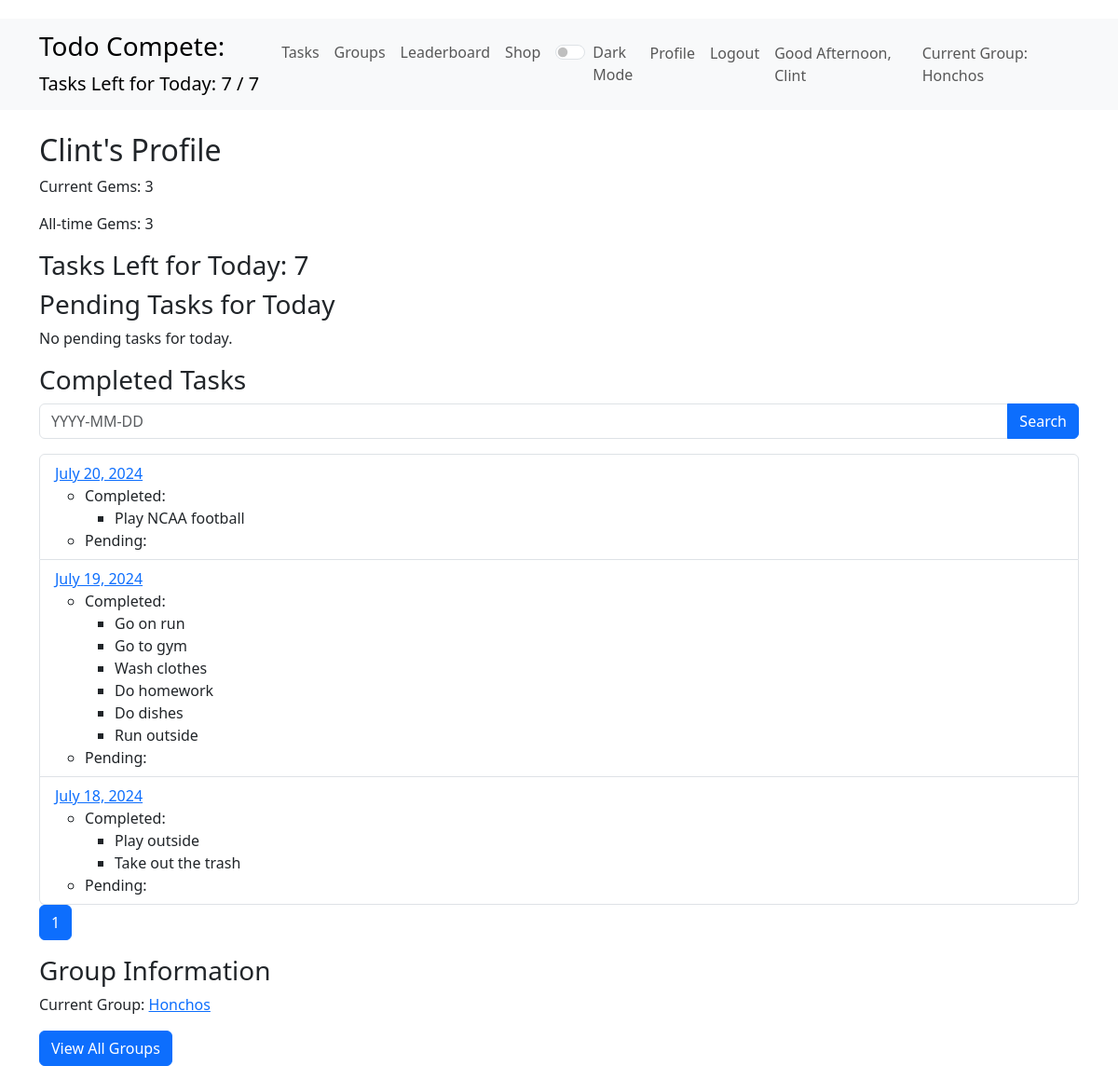
The app's page /profile/Clint (signed in) with its own data.
### todo_app/models.py (models this page shows, shortened)
class User(AbstractUser):
    pass

class UserProfile(models.Model):
    user = models.OneToOneField(User, on_delete=models.CASCADE)
    gems = models.IntegerField(default=0)  # This represents current gems
    all_time_gems = models.IntegerField(default=0)  # This reperesents the all time gems
    daily_task_limit = models.IntegerField(default=5)
    task_limit_increases = models.IntegerField(default=0)
    current_group = models.ForeignKey(Group, on_delete=models.SET_NULL, null=True, blank=True, related_name='current_members')

class Group(models.Model):
    name = models.CharField(max_length=100, unique=True)
    description = models.TextField(blank=True)
    creator = models.ForeignKey(User, on_delete=models.CASCADE, related_name='created_groups')
    members = models.ManyToManyField(User, related_name='joined_groups')
    created_at = models.DateTimeField(auto_now_add=True)

class Task(models.Model):
    user = models.ForeignKey(User, on_delete=models.CASCADE)
    title = models.CharField(max_length=200)
    completed = models.BooleanField(default=False)
    created_at = models.DateTimeField(auto_now_add=True)
    completion_date = models.DateField(null=True, blank=True)

### todo_app/views.py (the view)
# urls.py: path('profile/<str:username>', views.profile_view, name='profile'),
@login_required
def profile_view(request, username):
    user = User.objects.get(username=username)
    today = timezone.now().date()
    completed_tasks = Task.objects.filter(user=user, completed=True).order_by('-completion_date')
    pending_tasks_today = Task.objects.filter(user=user, completed=False, created_at__date=today)
    all_tasks_today = Task.objects.filter(user=user, created_at__date=today)
    tasks_left_today = user.userprofile.daily_task_limit - all_tasks_today.count()
    paginator = Paginator(completed_tasks, 10)
    page_number = request.GET.get('page')
    page_obj = paginator.get_page(page_number)
    grouped_tasks = {}
    for task in completed_tasks:
        date = task.completion_date
        if date not in grouped_tasks:
            grouped_tasks[date] = {'completed': [], 'pending': []}
        grouped_tasks[date]['completed'].append(task)
    for task in pending_tasks_today:
        date = task.created_at.date()
        if date not in grouped_tasks:
            grouped_tasks[date] = {'completed': [], 'pending': []}
        grouped_tasks[date]['pending'].append(task)
    return render(request, 'todo_app/profile.html', {
        'profile_user': user,
        'grouped_tasks': grouped_tasks,
        'tasks_left_today': tasks_left_today,
        'current_gems': user.userprofile.gems,
        'all_time_gems': user.userprofile.all_time_gems,
        'page_obj': page_obj,
        'daily_task_limit': user.userprofile.daily_task_limit,
        'current_group': user.userprofile.current_group,
    })

### todo_app/context_processors.py (called while the page is built)
def task_info(request):
    if request.user.is_authenticated:
        today = timezone.now().date()
        tasks = Task.objects.filter(user=request.user, created_at__date=today)
        daily_limit = request.user.userprofile.daily_task_limit
        tasks_left_today = daily_limit - tasks.count()
        return {
            'tasks_left_today': tasks_left_today,
            'daily_task_limit': daily_limit,
            'current_gems': request.user.userprofile.gems,
        }
    return {}

### todo_app/templates/todo_app/profile.html (shortened to what this page needs)
{% extends 'todo_app/layout.html' %}
{% block content %}
<h2>{{ profile_user.username }}'s Profile</h2>
<p>Current Gems: {{ current_gems }}</p>
<p>All-time Gems: {{ all_time_gems }}</p>
<h3>Tasks Left for Today: {{ tasks_left_today }}</h3>
<h3>Pending Tasks for Today</h3>
{% if pending_tasks_today %}
    <ul class="list-group">
        {% for task in pending_tasks_today %}
            <li class="list-group-item">{{ task.title }}</li>
        {% endfor %}
    </ul>
{% else %}
    <p>No pending tasks for today.</p>
{% endif %}
<h3>Completed Tasks</h3>
<form method="get" action="{% url 'profile' profile_user.username %}">
    <div class="input-group mb-3">
        <input type="text" name="search_date" class="form-control" placeholder="YYYY-MM-DD">
        <button type="submit" class="btn btn-primary">Search</button>
    </div>
</form>
{% if grouped_tasks %}
    <ul class="list-group">
        {% for date, tasks in grouped_tasks.items %}
            <li class="list-group-item">
                <a href="{% url 'tasks_by_date' profile_user.username date %}">
                    {{ date }}
                </a>
                <ul>
                    <li>Completed:</li>
                    <ul>
                        {% for task in tasks.completed %}
                            <li>{{ task.title }}</li>
                        {% endfor %}
                    </ul>
                    <li>Pending:</li>
                </ul>
            </li>
        {% endfor %}
    </ul>
    <nav aria-label="Page navigation">
        <ul class="pagination">
            {% for num in page_obj.paginator.page_range %}
                <li class="page-item {% if page_obj.number == num %}active{% endif %}">
                    <a class="page-link" href="?page={{ num }}">{{ num }}</a>
                </li>
            {% endfor %}
        </ul>
    </nav>
{% else %}
    <p>No completed tasks.</p>
{% endif %}
<h3>Group Information</h3>
{% if current_group %}
    <p>Current Group: <a href="{% url 'group_detail' current_group.id %}">{{ current_group.name }}</a></p>
{% else %}
    <p>Not currently in a group</p>
{% endif %}
<a href="{% url 'group_list' %}" class="btn btn-primary">View All Groups</a>
{% endblock %}

### todo_app/templates/todo_app/layout.html (shortened to what this page needs)
{% load static %}
<!DOCTYPE html>
<html lang="en">
<head>
    <link rel="stylesheet" href="https://cdnjs.cloudflare.com/ajax/libs/bootstrap/5.3.0/css/bootstrap.min.css">
    <link rel="stylesheet" href="{% static 'css/styles.css' %}">
</head>
<body>
    <nav class="navbar navbar-expand-lg navbar-light bg-light">
        <div class="container">
            <a class="navbar-brand">
                <b><h3>Todo Compete:</h3></b>
                {% if user.is_authenticated %}
                    Tasks Left for Today: {{ tasks_left_today }} / {{ daily_task_limit }}
                {% endif %}
            </a>
            <div class="collapse navbar-collapse" id="navbarNav">
                <ul class="navbar-nav me-auto">
                    <li class="nav-item">
                        <a class="nav-link" href="{% url 'task_list' %}">Tasks</a>
                    </li>
                    <li class="nav-item">
                        <a class="nav-link" href="{% url 'group_list' %}">Groups</a>
                    </li>
                    <li class="nav-item">
                        <a class="nav-link" href="{% url 'leaderboard' %}">Leaderboard</a>
                    </li>
                    <li class="nav-item">
                        <a class="nav-link" href="{% url 'shop' %}">Shop</a>
                    </li>
                    <li class="nav-link">
                    <div class="form-check form-switch">
                        <input class="form-check-input" type="checkbox" id="darkModeToggle">
                        <label class="form-check-label" for="darkModeToggle">Dark Mode</label>
                    </div>
                    </li>
                </ul>
                <ul class="navbar-nav">
                    {% if user.is_authenticated %}
                        <li class="nav-item">
                            <a class="nav-link" href="{% url 'profile' user.username %}">Profile</a>
                        </li>
                        <li class="nav-item">
                            <a class="nav-link" href="{% url 'logout' %}">Logout</a>
                        </li>
                        <li class="nav-item">
                            <div class="nav-link" id="greeting" data-username="{{ user.username }}">{{ user.username }}</div>
                        </li>
                    {% endif %}
                    {% if user.is_authenticated %}
                    <li class="nav-item">
                        <a class="nav-link">
                            {% if user.userprofile.current_group %}
                                Current Group: {{ user.userprofile.current_group.name }}
                            {% else %}
                                No Current Group
                            {% endif %}
                        </a>
                    </li>
                    {% endif %}
                </ul>
            </div>
        </div>
    </nav>
    <div class="container mt-4">
        {% block content %}
        {% endblock %}
    </div>
</body>
</html>

### static/css/styles.css (style rules this page uses)
body { padding-top: 20px; }

### records on screen
User: userprofile.current_group.name "Honchos", username "Clint"
Task: grouped_tasks "July 20, 2024", title "Play NCAA football"
Task: grouped_tasks "July 19, 2024", title "Go on run"
Task: title "Go to gym"
Task: title "Wash clothes"
Task: title "Do homework"
Task: title "Do dishes"
Task: title "Run outside"
Task: grouped_tasks "July 18, 2024", title "Play outside"
Task: title "Take out the trash"
Group: name "Honchos"

### other values on screen
{{ tasks_left_today }} "7"
{{ daily_task_limit }} "7"
{{ current_gems }} "3"
{{ all_time_gems }} "3"
{{ num }} "1"
